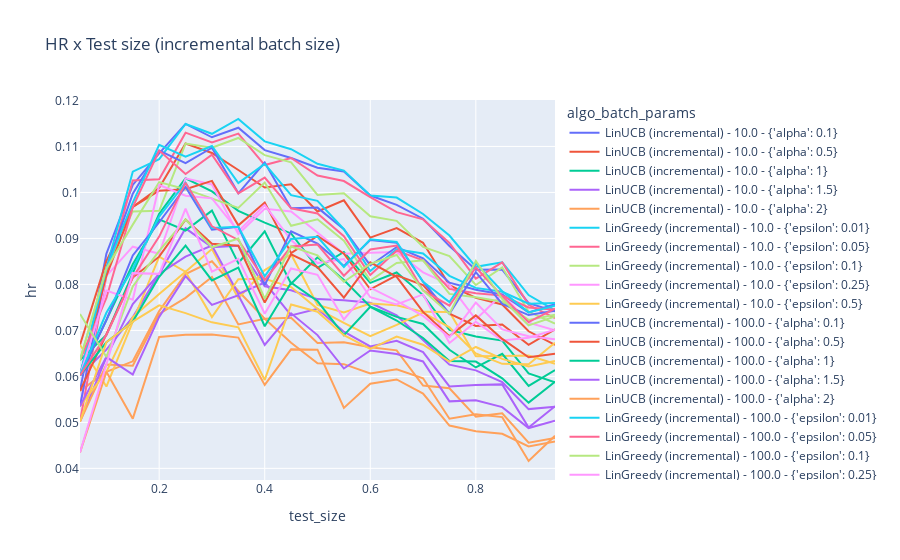

Source (notebook cell):
### Code cell
fig = px.line(df_results_incremental, x="test_size", y="hr", color='algo_batch_params', title='HR x Test size (incremental batch size)')
fig.show()
fig.write_html('results-v2/hr_x_test_size_incremental_batch_size.html')

### Figure 1 — Plotly figure (JSON) as saved in the notebook; plotly's stock layout.template omitted (floating-point values rounded to 4 significant figures)
{"data": [{"hovertemplate": "algo_batch_params=LinUCB (incremental) - 10.0 - {'alpha': 0.1}<br>test_size=%{x}<br>hr=%{y}<extra></extra>", "legendgroup": "LinUCB (incremental) - 10.0 - {'alpha': 0.1}", "line": {"color": "#636efa", "dash": "solid"}, "marker": {"symbol": "circle"}, "mode": "lines", "name": "LinUCB (incremental) - 10.0 - {'alpha': 0.1}", "orientation": "v", "showlegend": true, "type": "scatter", "x": [0.05, 0.1, 0.15, 0.2, 0.25, 0.3, 0.35, 0.4, 0.45, 0.5, 0.55, 0.6, 0.65, 0.7, 0.75, 0.8, 0.85, 0.9, 0.95], "xaxis": "x", "y": [0.05686, 0.08668, 0.1016, 0.1085, 0.1149, 0.112, 0.1141, 0.1092, 0.1075, 0.1054, 0.1046, 0.09933, 0.09731, 0.09429, 0.08834, 0.08318, 0.08323, 0.07592, 0.07413], "yaxis": "y"}, {"hovertemplate": "algo_batch_params=LinUCB (incremental) - 10.0 - {'alpha': 0.5}<br>test_size=%{x}<br>hr=%{y}<extra></extra>", "legendgroup": "LinUCB (incremental) - 10.0 - {'alpha': 0.5}", "line": {"color": "#EF553B", "dash": "solid"}, "marker": {"symbol": "circle"}, "mode": "lines", "name": "LinUCB (incremental) - 10.0 - {'alpha': 0.5}", "orientation": "v", "showlegend": true, "type": "scatter", "x": [0.05, 0.1, 0.15, 0.2, 0.25, 0.3, 0.35, 0.4, 0.45, 0.5, 0.55, 0.6, 0.65, 0.7, 0.75, 0.8, 0.85, 0.9, 0.95], "xaxis": "x", "y": [0.06689, 0.08507, 0.09684, 0.101, 0.1106, 0.1086, 0.1049, 0.1011, 0.1018, 0.09585, 0.09829, 0.09017, 0.09225, 0.08904, 0.07983, 0.07708, 0.07563, 0.06981, 0.06685], "yaxis": "y"}, {"hovertemplate": "algo_batch_params=LinUCB (incremental) - 10.0 - {'alpha': 1}<br>test_size=%{x}<br>hr=%{y}<extra></extra>", "legendgroup": "LinUCB (incremental) - 10.0 - {'alpha': 1}", "line": {"color": "#00cc96", "dash": "solid"}, "marker": {"symbol": "circle"}, "mode": "lines", "name": "LinUCB (incremental) - 10.0 - {'alpha': 1}", "orientation": "v", "showlegend": true, "type": "scatter", "x": [0.05, 0.1, 0.15, 0.2, 0.25, 0.3, 0.35, 0.4, 0.45, 0.5, 0.55, 0.6, 0.65, 0.7, 0.75, 0.8, 0.85, 0.9, 0.95], "xaxis": "x", "y": [0.06355, 0.06902, 0.08245, 0.09539, 0.1031, 0.1002, 0.09601, 0.09345, 0.09108, 0.08358, 0.08705, 0.08032, 0.08259, 0.07767, 0.07011, 0.06868, 0.06779, 0.06064, 0.05872], "yaxis": "y"}, {"hovertemplate": "algo_batch_params=LinUCB (incremental) - 10.0 - {'alpha': 1.5}<br>test_size=%{x}<br>hr=%{y}<extra></extra>", "legendgroup": "LinUCB (incremental) - 10.0 - {'alpha': 1.5}", "line": {"color": "#ab63fa", "dash": "solid"}, "marker": {"symbol": "circle"}, "mode": "lines", "name": "LinUCB (incremental) - 10.0 - {'alpha': 1.5}", "orientation": "v", "showlegend": true, "type": "scatter", "x": [0.05, 0.1, 0.15, 0.2, 0.25, 0.3, 0.35, 0.4, 0.45, 0.5, 0.55, 0.6, 0.65, 0.7, 0.75, 0.8, 0.85, 0.9, 0.95], "xaxis": "x", "y": [0.0602, 0.06581, 0.07287, 0.08229, 0.0922, 0.08808, 0.0884, 0.0796, 0.07872, 0.07681, 0.07657, 0.07601, 0.07326, 0.06791, 0.06254, 0.06131, 0.05875, 0.05289, 0.05339], "yaxis": "y"}, {"hovertemplate": "algo_batch_params=LinUCB (incremental) - 10.0 - {'alpha': 2}<br>test_size=%{x}<br>hr=%{y}<extra></extra>", "legendgroup": "LinUCB (incremental) - 10.0 - {'alpha': 2}", "line": {"color": "#FFA15A", "dash": "solid"}, "marker": {"symbol": "circle"}, "mode": "lines", "name": "LinUCB (incremental) - 10.0 - {'alpha': 2}", "orientation": "v", "showlegend": true, "type": "scatter", "x": [0.05, 0.1, 0.15, 0.2, 0.25, 0.3, 0.35, 0.4, 0.45, 0.5, 0.55, 0.6, 0.65, 0.7, 0.75, 0.8, 0.85, 0.9, 0.95], "xaxis": "x", "y": [0.05686, 0.061, 0.06328, 0.07419, 0.08227, 0.08504, 0.07858, 0.07253, 0.07277, 0.06729, 0.06743, 0.06633, 0.06566, 0.058, 0.05741, 0.05126, 0.05199, 0.0456, 0.04659], "yaxis": "y"}, {"hovertemplate": "algo_batch_params=LinGreedy (incremental) - 10.0 - {'epsilon': 0.01}<br>test_size=%{x}<br>hr=%{y}<extra></extra>", "legendgroup": "LinGreedy (incremental) - 10.0 - {'epsilon': 0.01}", "line": {"color": "#19d3f3", "dash": "solid"}, "marker": {"symbol": "circle"}, "mode": "lines", "name": "LinGreedy (incremental) - 10.0 - {'epsilon': 0.01}", "orientation": "v", "showlegend": true, "type": "scatter", "x": [0.05, 0.1, 0.15, 0.2, 0.25, 0.3, 0.35, 0.4, 0.45, 0.5, 0.55, 0.6, 0.65, 0.7, 0.75, 0.8, 0.85, 0.9, 0.95], "xaxis": "x", "y": [0.0602, 0.08347, 0.1045, 0.1072, 0.1149, 0.1128, 0.116, 0.1111, 0.1094, 0.1062, 0.1048, 0.09933, 0.09889, 0.09531, 0.09064, 0.08382, 0.0848, 0.07768, 0.07438], "yaxis": "y"}, {"hovertemplate": "algo_batch_params=LinGreedy (incremental) - 10.0 - {'epsilon': 0.05}<br>test_size=%{x}<br>hr=%{y}<extra></extra>", "legendgroup": "LinGreedy (incremental) - 10.0 - {'epsilon': 0.05}", "line": {"color": "#FF6692", "dash": "solid"}, "marker": {"symbol": "circle"}, "mode": "lines", "name": "LinGreedy (incremental) - 10.0 - {'epsilon': 0.05}", "orientation": "v", "showlegend": true, "type": "scatter", "x": [0.05, 0.1, 0.15, 0.2, 0.25, 0.3, 0.35, 0.4, 0.45, 0.5, 0.55, 0.6, 0.65, 0.7, 0.75, 0.8, 0.85, 0.9, 0.95], "xaxis": "x", "y": [0.05017, 0.08186, 0.1026, 0.1029, 0.113, 0.1109, 0.1128, 0.1059, 0.1075, 0.1037, 0.1025, 0.09898, 0.09573, 0.09414, 0.08902, 0.08128, 0.0848, 0.07557, 0.07268], "yaxis": "y"}, {"hovertemplate": "algo_batch_params=LinGreedy (incremental) - 10.0 - {'epsilon': 0.1}<br>test_size=%{x}<br>hr=%{y}<extra></extra>", "legendgroup": "LinGreedy (incremental) - 10.0 - {'epsilon': 0.1}", "line": {"color": "#B6E880", "dash": "solid"}, "marker": {"symbol": "circle"}, "mode": "lines", "name": "LinGreedy (incremental) - 10.0 - {'epsilon': 0.1}", "orientation": "v", "showlegend": true, "type": "scatter", "x": [0.05, 0.1, 0.15, 0.2, 0.25, 0.3, 0.35, 0.4, 0.45, 0.5, 0.55, 0.6, 0.65, 0.7, 0.75, 0.8, 0.85, 0.9, 0.95], "xaxis": "x", "y": [0.06355, 0.08347, 0.09588, 0.09601, 0.1106, 0.1097, 0.1119, 0.1081, 0.1065, 0.09945, 0.09981, 0.09484, 0.09383, 0.08817, 0.08618, 0.07988, 0.08372, 0.07404, 0.07146], "yaxis": "y"}, {"hovertemplate": "algo_batch_params=LinGreedy (incremental) - 10.0 - {'epsilon': 0.25}<br>test_size=%{x}<br>hr=%{y}<extra></extra>", "legendgroup": "LinGreedy (incremental) - 10.0 - {'epsilon': 0.25}", "line": {"color": "#FF97FF", "dash": "solid"}, "marker": {"symbol": "circle"}, "mode": "lines", "name": "LinGreedy (incremental) - 10.0 - {'epsilon': 0.25}", "orientation": "v", "showlegend": true, "type": "scatter", "x": [0.05, 0.1, 0.15, 0.2, 0.25, 0.3, 0.35, 0.4, 0.45, 0.5, 0.55, 0.6, 0.65, 0.7, 0.75, 0.8, 0.85, 0.9, 0.95], "xaxis": "x", "y": [0.05351, 0.08186, 0.08821, 0.08666, 0.1031, 0.1017, 0.09094, 0.09644, 0.09584, 0.0912, 0.08667, 0.08689, 0.08703, 0.08263, 0.07997, 0.07237, 0.07793, 0.07169, 0.07001], "yaxis": "y"}, {"hovertemplate": "algo_batch_params=LinGreedy (incremental) - 10.0 - {'epsilon': 0.5}<br>test_size=%{x}<br>hr=%{y}<extra></extra>", "legendgroup": "LinGreedy (incremental) - 10.0 - {'epsilon': 0.5}", "line": {"color": "#FECB52", "dash": "solid"}, "marker": {"symbol": "circle"}, "mode": "lines", "name": "LinGreedy (incremental) - 10.0 - {'epsilon': 0.5}", "orientation": "v", "showlegend": true, "type": "scatter", "x": [0.05, 0.1, 0.15, 0.2, 0.25, 0.3, 0.35, 0.4, 0.45, 0.5, 0.55, 0.6, 0.65, 0.7, 0.75, 0.8, 0.85, 0.9, 0.95], "xaxis": "x", "y": [0.06689, 0.05778, 0.07191, 0.08603, 0.08274, 0.0877, 0.077, 0.08313, 0.08656, 0.07554, 0.0739, 0.07583, 0.07547, 0.07403, 0.07402, 0.06436, 0.06441, 0.06452, 0.06273], "yaxis": "y"}, {"hovertemplate": "algo_batch_params=LinUCB (incremental) - 100.0 - {'alpha': 0.1}<br>test_size=%{x}<br>hr=%{y}<extra></extra>", "legendgroup": "LinUCB (incremental) - 100.0 - {'alpha': 0.1}", "line": {"color": "#636efa", "dash": "solid"}, "marker": {"symbol": "circle"}, "mode": "lines", "name": "LinUCB (incremental) - 100.0 - {'alpha': 0.1}", "orientation": "v", "showlegend": true, "type": "scatter", "x": [0.05, 0.1, 0.15, 0.2, 0.25, 0.3, 0.35, 0.4, 0.45, 0.5, 0.55, 0.6, 0.65, 0.7, 0.75, 0.8, 0.85, 0.9, 0.95], "xaxis": "x", "y": [0.05351, 0.08347, 0.09971, 0.1091, 0.1064, 0.1097, 0.09981, 0.1065, 0.09655, 0.0967, 0.092, 0.08413, 0.08813, 0.08569, 0.08037, 0.07886, 0.0778, 0.07392, 0.07571], "yaxis": "y"}, {"hovertemplate": "algo_batch_params=LinUCB (incremental) - 100.0 - {'alpha': 0.5}<br>test_size=%{x}<br>hr=%{y}<extra></extra>", "legendgroup": "LinUCB (incremental) - 100.0 - {'alpha': 0.5}", "line": {"color": "#EF553B", "dash": "solid"}, "marker": {"symbol": "circle"}, "mode": "lines", "name": "LinUCB (incremental) - 100.0 - {'alpha': 0.5}", "orientation": "v", "showlegend": true, "type": "scatter", "x": [0.05, 0.1, 0.15, 0.2, 0.25, 0.3, 0.35, 0.4, 0.45, 0.5, 0.55, 0.6, 0.65, 0.7, 0.75, 0.8, 0.85, 0.9, 0.95], "xaxis": "x", "y": [0.0602, 0.08186, 0.09684, 0.1004, 0.1007, 0.1025, 0.09284, 0.0978, 0.0868, 0.09056, 0.08667, 0.07894, 0.08196, 0.07986, 0.07362, 0.07097, 0.07129, 0.06687, 0.07025], "yaxis": "y"}, {"hovertemplate": "algo_batch_params=LinUCB (incremental) - 100.0 - {'alpha': 1}<br>test_size=%{x}<br>hr=%{y}<extra></extra>", "legendgroup": "LinUCB (incremental) - 100.0 - {'alpha': 1}", "line": {"color": "#00cc96", "dash": "solid"}, "marker": {"symbol": "circle"}, "mode": "lines", "name": "LinUCB (incremental) - 100.0 - {'alpha': 1}", "orientation": "v", "showlegend": true, "type": "scatter", "x": [0.05, 0.1, 0.15, 0.2, 0.25, 0.3, 0.35, 0.4, 0.45, 0.5, 0.55, 0.6, 0.65, 0.7, 0.75, 0.8, 0.85, 0.9, 0.95], "xaxis": "x", "y": [0.0602, 0.07223, 0.08437, 0.09414, 0.09173, 0.09605, 0.0846, 0.09155, 0.08014, 0.08591, 0.08095, 0.07514, 0.07294, 0.07141, 0.06578, 0.06194, 0.0649, 0.05794, 0.06139], "yaxis": "y"}, {"hovertemplate": "algo_batch_params=LinUCB (incremental) - 100.0 - {'alpha': 1.5}<br>test_size=%{x}<br>hr=%{y}<extra></extra>", "legendgroup": "LinUCB (incremental) - 100.0 - {'alpha': 1.5}", "line": {"color": "#ab63fa", "dash": "solid"}, "marker": {"symbol": "circle"}, "mode": "lines", "name": "LinUCB (incremental) - 100.0 - {'alpha': 1.5}", "orientation": "v", "showlegend": true, "type": "scatter", "x": [0.05, 0.1, 0.15, 0.2, 0.25, 0.3, 0.35, 0.4, 0.45, 0.5, 0.55, 0.6, 0.65, 0.7, 0.75, 0.8, 0.85, 0.9, 0.95], "xaxis": "x", "y": [0.05017, 0.06421, 0.07574, 0.08229, 0.08605, 0.08846, 0.07795, 0.08041, 0.07325, 0.07469, 0.06971, 0.06651, 0.06772, 0.06529, 0.05781, 0.05813, 0.05826, 0.04889, 0.05351], "yaxis": "y"}, {"hovertemplate": "algo_batch_params=LinUCB (incremental) - 100.0 - {'alpha': 2}<br>test_size=%{x}<br>hr=%{y}<extra></extra>", "legendgroup": "LinUCB (incremental) - 100.0 - {'alpha': 2}", "line": {"color": "#FFA15A", "dash": "solid"}, "marker": {"symbol": "circle"}, "mode": "lines", "name": "LinUCB (incremental) - 100.0 - {'alpha': 2}", "orientation": "v", "showlegend": true, "type": "scatter", "x": [0.05, 0.1, 0.15, 0.2, 0.25, 0.3, 0.35, 0.4, 0.45, 0.5, 0.55, 0.6, 0.65, 0.7, 0.75, 0.8, 0.85, 0.9, 0.95], "xaxis": "x", "y": [0.05017, 0.0626, 0.06232, 0.07357, 0.07707, 0.08162, 0.07129, 0.07253, 0.0673, 0.06284, 0.06267, 0.06063, 0.06155, 0.0596, 0.05079, 0.05177, 0.05115, 0.0416, 0.04708], "yaxis": "y"}, {"hovertemplate": "algo_batch_params=LinGreedy (incremental) - 100.0 - {'epsilon': 0.01}<br>test_size=%{x}<br>hr=%{y}<extra></extra>", "legendgroup": "LinGreedy (incremental) - 100.0 - {'epsilon': 0.01}", "line": {"color": "#19d3f3", "dash": "solid"}, "marker": {"symbol": "circle"}, "mode": "lines", "name": "LinGreedy (incremental) - 100.0 - {'epsilon': 0.01}", "orientation": "v", "showlegend": true, "type": "scatter", "x": [0.05, 0.1, 0.15, 0.2, 0.25, 0.3, 0.35, 0.4, 0.45, 0.5, 0.55, 0.6, 0.65, 0.7, 0.75, 0.8, 0.85, 0.9, 0.95], "xaxis": "x", "y": [0.0602, 0.08347, 0.09779, 0.1103, 0.1078, 0.1101, 0.102, 0.1062, 0.09941, 0.09818, 0.092, 0.08292, 0.08766, 0.08671, 0.08186, 0.07924, 0.07841, 0.0758, 0.07595], "yaxis": "y"}, {"hovertemplate": "algo_batch_params=LinGreedy (incremental) - 100.0 - {'epsilon': 0.05}<br>test_size=%{x}<br>hr=%{y}<extra></extra>", "legendgroup": "LinGreedy (incremental) - 100.0 - {'epsilon': 0.05}", "line": {"color": "#FF6692", "dash": "solid"}, "marker": {"symbol": "circle"}, "mode": "lines", "name": "LinGreedy (incremental) - 100.0 - {'epsilon': 0.05}", "orientation": "v", "showlegend": true, "type": "scatter", "x": [0.05, 0.1, 0.15, 0.2, 0.25, 0.3, 0.35, 0.4, 0.45, 0.5, 0.55, 0.6, 0.65, 0.7, 0.75, 0.8, 0.85, 0.9, 0.95], "xaxis": "x", "y": [0.06355, 0.07705, 0.09684, 0.1091, 0.104, 0.1082, 0.09981, 0.1032, 0.09655, 0.09543, 0.09048, 0.08205, 0.08734, 0.08525, 0.07902, 0.0781, 0.07756, 0.07498, 0.0745], "yaxis": "y"}, {"hovertemplate": "algo_batch_params=LinGreedy (incremental) - 100.0 - {'epsilon': 0.1}<br>test_size=%{x}<br>hr=%{y}<extra></extra>", "legendgroup": "LinGreedy (incremental) - 100.0 - {'epsilon': 0.1}", "line": {"color": "#B6E880", "dash": "solid"}, "marker": {"symbol": "circle"}, "mode": "lines", "name": "LinGreedy (incremental) - 100.0 - {'epsilon': 0.1}", "orientation": "v", "showlegend": true, "type": "scatter", "x": [0.05, 0.1, 0.15, 0.2, 0.25, 0.3, 0.35, 0.4, 0.45, 0.5, 0.55, 0.6, 0.65, 0.7, 0.75, 0.8, 0.85, 0.9, 0.95], "xaxis": "x", "y": [0.06355, 0.08347, 0.093, 0.1022, 0.1007, 0.09871, 0.09664, 0.1021, 0.09275, 0.09416, 0.08952, 0.08084, 0.08465, 0.08525, 0.07794, 0.07721, 0.07624, 0.07228, 0.0734], "yaxis": "y"}, {"hovertemplate": "algo_batch_params=LinGreedy (incremental) - 100.0 - {'epsilon': 0.25}<br>test_size=%{x}<br>hr=%{y}<extra></extra>", "legendgroup": "LinGreedy (incremental) - 100.0 - {'epsilon': 0.25}", "line": {"color": "#FF97FF", "dash": "solid"}, "marker": {"symbol": "circle"}, "mode": "lines", "name": "LinGreedy (incremental) - 100.0 - {'epsilon': 0.25}", "orientation": "v", "showlegend": true, "type": "scatter", "x": [0.05, 0.1, 0.15, 0.2, 0.25, 0.3, 0.35, 0.4, 0.45, 0.5, 0.55, 0.6, 0.65, 0.7, 0.75, 0.8, 0.85, 0.9, 0.95], "xaxis": "x", "y": [0.0602, 0.07865, 0.0767, 0.1016, 0.09929, 0.09871, 0.09157, 0.09726, 0.08966, 0.08464, 0.08552, 0.07722, 0.07563, 0.07782, 0.06727, 0.07186, 0.06779, 0.0684, 0.07013], "yaxis": "y"}, {"hovertemplate": "algo_batch_params=LinGreedy (incremental) - 100.0 - {'epsilon': 0.5}<br>test_size=%{x}<br>hr=%{y}<extra></extra>", "legendgroup": "LinGreedy (incremental) - 100.0 - {'epsilon': 0.5}", "line": {"color": "#FECB52", "dash": "solid"}, "marker": {"symbol": "circle"}, "mode": "lines", "name": "LinGreedy (incremental) - 100.0 - {'epsilon': 0.5}", "orientation": "v", "showlegend": true, "type": "scatter", "x": [0.05, 0.1, 0.15, 0.2, 0.25, 0.3, 0.35, 0.4, 0.45, 0.5, 0.55, 0.6, 0.65, 0.7, 0.75, 0.8, 0.85, 0.9, 0.95], "xaxis": "x", "y": [0.05351, 0.061, 0.07287, 0.07793, 0.08274, 0.07289, 0.08112, 0.08123, 0.07943, 0.07469, 0.07162, 0.06875, 0.0712, 0.07389, 0.07065, 0.065, 0.06273, 0.06264, 0.06734], "yaxis": "y"}, {"hovertemplate": "algo_batch_params=LinUCB (incremental) - 1000.0 - {'alpha': 0.1}<br>test_size=%{x}<br>hr=%{y}<extra></extra>", "legendgroup": "LinUCB (incremental) - 1000.0 - {'alpha': 0.1}", "line": {"color": "#636efa", "dash": "solid"}, "marker": {"symbol": "circle"}, "mode": "lines", "name": "LinUCB (incremental) - 1000.0 - {'alpha': 0.1}", "orientation": "v", "showlegend": true, "type": "scatter", "x": [0.05, 0.1, 0.15, 0.2, 0.25, 0.3, 0.35, 0.4, 0.45, 0.5, 0.55, 0.6, 0.65, 0.7, 0.75, 0.8, 0.85, 0.9, 0.95], "xaxis": "x", "y": [0.0602, 0.07223, 0.08629, 0.09352, 0.1012, 0.09188, 0.09252, 0.07987, 0.09156, 0.08887, 0.084, 0.08965, 0.08908, 0.08059, 0.07362, 0.08268, 0.07575, 0.07333, 0.07425], "yaxis": "y"}, {"hovertemplate": "algo_batch_params=LinUCB (incremental) - 1000.0 - {'alpha': 0.5}<br>test_size=%{x}<br>hr=%{y}<extra></extra>", "legendgroup": "LinUCB (incremental) - 1000.0 - {'alpha': 0.5}", "line": {"color": "#EF553B", "dash": "solid"}, "marker": {"symbol": "circle"}, "mode": "lines", "name": "LinUCB (incremental) - 1000.0 - {'alpha': 0.5}", "orientation": "v", "showlegend": true, "type": "scatter", "x": [0.05, 0.1, 0.15, 0.2, 0.25, 0.3, 0.35, 0.4, 0.45, 0.5, 0.55, 0.6, 0.65, 0.7, 0.75, 0.8, 0.85, 0.9, 0.95], "xaxis": "x", "y": [0.05686, 0.06902, 0.0815, 0.08603, 0.09409, 0.08884, 0.0884, 0.07607, 0.08656, 0.08379, 0.07714, 0.08482, 0.08165, 0.07403, 0.06876, 0.07326, 0.06815, 0.06417, 0.06491], "yaxis": "y"}, {"hovertemplate": "algo_batch_params=LinUCB (incremental) - 1000.0 - {'alpha': 1}<br>test_size=%{x}<br>hr=%{y}<extra></extra>", "legendgroup": "LinUCB (incremental) - 1000.0 - {'alpha': 1}", "line": {"color": "#00cc96", "dash": "solid"}, "marker": {"symbol": "circle"}, "mode": "lines", "name": "LinUCB (incremental) - 1000.0 - {'alpha': 1}", "orientation": "v", "showlegend": true, "type": "scatter", "x": [0.05, 0.1, 0.15, 0.2, 0.25, 0.3, 0.35, 0.4, 0.45, 0.5, 0.55, 0.6, 0.65, 0.7, 0.75, 0.8, 0.85, 0.9, 0.95], "xaxis": "x", "y": [0.0602, 0.06742, 0.07191, 0.08167, 0.08842, 0.08087, 0.08365, 0.0709, 0.08038, 0.07639, 0.06895, 0.07514, 0.07215, 0.06835, 0.06335, 0.06322, 0.05959, 0.0543, 0.05884], "yaxis": "y"}, {"hovertemplate": "algo_batch_params=LinUCB (incremental) - 1000.0 - {'alpha': 1.5}<br>test_size=%{x}<br>hr=%{y}<extra></extra>", "legendgroup": "LinUCB (incremental) - 1000.0 - {'alpha': 1.5}", "line": {"color": "#ab63fa", "dash": "solid"}, "marker": {"symbol": "circle"}, "mode": "lines", "name": "LinUCB (incremental) - 1000.0 - {'alpha': 1.5}", "orientation": "v", "showlegend": true, "type": "scatter", "x": [0.05, 0.1, 0.15, 0.2, 0.25, 0.3, 0.35, 0.4, 0.45, 0.5, 0.55, 0.6, 0.65, 0.7, 0.75, 0.8, 0.85, 0.9, 0.95], "xaxis": "x", "y": [0.05351, 0.06421, 0.0604, 0.07294, 0.0818, 0.07555, 0.07763, 0.06683, 0.07372, 0.06898, 0.06171, 0.06564, 0.06487, 0.06325, 0.05457, 0.05482, 0.05332, 0.04877, 0.05035], "yaxis": "y"}, {"hovertemplate": "algo_batch_params=LinUCB (incremental) - 1000.0 - {'alpha': 2}<br>test_size=%{x}<br>hr=%{y}<extra></extra>", "legendgroup": "LinUCB (incremental) - 1000.0 - {'alpha': 2}", "line": {"color": "#FFA15A", "dash": "solid"}, "marker": {"symbol": "circle"}, "mode": "lines", "name": "LinUCB (incremental) - 1000.0 - {'alpha': 2}", "orientation": "v", "showlegend": true, "type": "scatter", "x": [0.05, 0.1, 0.15, 0.2, 0.25, 0.3, 0.35, 0.4, 0.45, 0.5, 0.55, 0.6, 0.65, 0.7, 0.75, 0.8, 0.85, 0.9, 0.95], "xaxis": "x", "y": [0.04348, 0.061, 0.05081, 0.06858, 0.06903, 0.0691, 0.06844, 0.05814, 0.06587, 0.06581, 0.05314, 0.05839, 0.05934, 0.05625, 0.0493, 0.04808, 0.04753, 0.04478, 0.04586], "yaxis": "y"}, {"hovertemplate": "algo_batch_params=LinGreedy (incremental) - 1000.0 - {'epsilon': 0.01}<br>test_size=%{x}<br>hr=%{y}<extra></extra>", "legendgroup": "LinGreedy (incremental) - 1000.0 - {'epsilon': 0.01}", "line": {"color": "#19d3f3", "dash": "solid"}, "marker": {"symbol": "circle"}, "mode": "lines", "name": "LinGreedy (incremental) - 1000.0 - {'epsilon': 0.01}", "orientation": "v", "showlegend": true, "type": "scatter", "x": [0.05, 0.1, 0.15, 0.2, 0.25, 0.3, 0.35, 0.4, 0.45, 0.5, 0.55, 0.6, 0.65, 0.7, 0.75, 0.8, 0.85, 0.9, 0.95], "xaxis": "x", "y": [0.0602, 0.07384, 0.08341, 0.09476, 0.1021, 0.09226, 0.09252, 0.08177, 0.08989, 0.09035, 0.08381, 0.08983, 0.08924, 0.08059, 0.07619, 0.08458, 0.07853, 0.07392, 0.07535], "yaxis": "y"}, {"hovertemplate": "algo_batch_params=LinGreedy (incremental) - 1000.0 - {'epsilon': 0.05}<br>test_size=%{x}<br>hr=%{y}<extra></extra>", "legendgroup": "LinGreedy (incremental) - 1000.0 - {'epsilon': 0.05}", "line": {"color": "#FF6692", "dash": "solid"}, "marker": {"symbol": "circle"}, "mode": "lines", "name": "LinGreedy (incremental) - 1000.0 - {'epsilon': 0.05}", "orientation": "v", "showlegend": true, "type": "scatter", "x": [0.05, 0.1, 0.15, 0.2, 0.25, 0.3, 0.35, 0.4, 0.45, 0.5, 0.55, 0.6, 0.65, 0.7, 0.75, 0.8, 0.85, 0.9, 0.95], "xaxis": "x", "y": [0.0602, 0.06902, 0.0815, 0.0904, 0.1021, 0.09263, 0.08967, 0.08096, 0.08823, 0.08866, 0.0819, 0.08758, 0.08845, 0.07869, 0.07537, 0.08369, 0.07744, 0.07181, 0.07474], "yaxis": "y"}, {"hovertemplate": "algo_batch_params=LinGreedy (incremental) - 1000.0 - {'epsilon': 0.1}<br>test_size=%{x}<br>hr=%{y}<extra></extra>", "legendgroup": "LinGreedy (incremental) - 1000.0 - {'epsilon': 0.1}", "line": {"color": "#B6E880", "dash": "solid"}, "marker": {"symbol": "circle"}, "mode": "lines", "name": "LinGreedy (incremental) - 1000.0 - {'epsilon': 0.1}", "orientation": "v", "showlegend": true, "type": "scatter", "x": [0.05, 0.1, 0.15, 0.2, 0.25, 0.3, 0.35, 0.4, 0.45, 0.5, 0.55, 0.6, 0.65, 0.7, 0.75, 0.8, 0.85, 0.9, 0.95], "xaxis": "x", "y": [0.07358, 0.06421, 0.07958, 0.08728, 0.09409, 0.08808, 0.08999, 0.07688, 0.08823, 0.08633, 0.08057, 0.08447, 0.08639, 0.07869, 0.07362, 0.08509, 0.07684, 0.0711, 0.07304], "yaxis": "y"}, {"hovertemplate": "algo_batch_params=LinGreedy (incremental) - 1000.0 - {'epsilon': 0.25}<br>test_size=%{x}<br>hr=%{y}<extra></extra>", "legendgroup": "LinGreedy (incremental) - 1000.0 - {'epsilon': 0.25}", "line": {"color": "#FF97FF", "dash": "solid"}, "marker": {"symbol": "circle"}, "mode": "lines", "name": "LinGreedy (incremental) - 1000.0 - {'epsilon': 0.25}", "orientation": "v", "showlegend": true, "type": "scatter", "x": [0.05, 0.1, 0.15, 0.2, 0.25, 0.3, 0.35, 0.4, 0.45, 0.5, 0.55, 0.6, 0.65, 0.7, 0.75, 0.8, 0.85, 0.9, 0.95], "xaxis": "x", "y": [0.04348, 0.0626, 0.08245, 0.08229, 0.09645, 0.08276, 0.08555, 0.07362, 0.08347, 0.0821, 0.07238, 0.07929, 0.07642, 0.07316, 0.06849, 0.07606, 0.07021, 0.06875, 0.06807], "yaxis": "y"}, {"hovertemplate": "algo_batch_params=LinGreedy (incremental) - 1000.0 - {'epsilon': 0.5}<br>test_size=%{x}<br>hr=%{y}<extra></extra>", "legendgroup": "LinGreedy (incremental) - 1000.0 - {'epsilon': 0.5}", "line": {"color": "#FECB52", "dash": "solid"}, "marker": {"symbol": "circle"}, "mode": "lines", "name": "LinGreedy (incremental) - 1000.0 - {'epsilon': 0.5}", "orientation": "v", "showlegend": true, "type": "scatter", "x": [0.05, 0.1, 0.15, 0.2, 0.25, 0.3, 0.35, 0.4, 0.45, 0.5, 0.55, 0.6, 0.65, 0.7, 0.75, 0.8, 0.85, 0.9, 0.95], "xaxis": "x", "y": [0.05017, 0.06742, 0.07191, 0.07544, 0.07376, 0.07175, 0.07066, 0.05922, 0.07562, 0.07406, 0.06895, 0.06599, 0.06867, 0.06689, 0.06322, 0.0664, 0.06381, 0.06217, 0.06333], "yaxis": "y"}], "layout": {"legend": {"title": {"text": "algo_batch_params"}, "tracegroupgap": 0}, "title": {"text": "HR x Test size (incremental batch size)"}, "xaxis": {"anchor": "y", "domain": [0, 1], "title": {"text": "test_size"}}, "yaxis": {"anchor": "x", "domain": [0, 1], "title": {"text": "hr"}}}}
